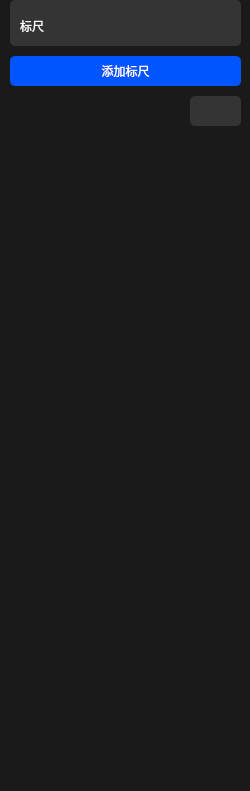
<?xml version="1.0" encoding="UTF-8"?>
<ui version="4.0">
 <class>project_edit_rulerClass</class>
 <widget class="QWidget" name="project_edit_rulerClass">
  <property name="geometry">
   <rect>
    <x>0</x>
    <y>0</y>
    <width>250</width>
    <height>791</height>
   </rect>
  </property>
  <property name="windowTitle">
   <string>project_edit_ruler</string>
  </property>
  <widget class="QLabel" name="label_bg">
   <property name="geometry">
    <rect>
     <x>0</x>
     <y>0</y>
     <width>250</width>
     <height>801</height>
    </rect>
   </property>
   <property name="styleSheet">
    <string notr="true">background-color: rgb(26, 26, 26);</string>
   </property>
   <property name="text">
    <string/>
   </property>
  </widget>
  <widget class="QPushButton" name="pushButton_add">
   <property name="geometry">
    <rect>
     <x>10</x>
     <y>56</y>
     <width>231</width>
     <height>30</height>
    </rect>
   </property>
   <property name="styleSheet">
    <string notr="true">color: rgb(255, 255, 255);
background-color: rgb(0, 85, 255);
border-radius:5px;</string>
   </property>
   <property name="text">
    <string>添加标尺</string>
   </property>
  </widget>
  <widget class="QPushButton" name="pushButton_group">
   <property name="geometry">
    <rect>
     <x>195</x>
     <y>20</y>
     <width>18</width>
     <height>18</height>
    </rect>
   </property>
   <property name="styleSheet">
    <string notr="true"/>
   </property>
   <property name="text">
    <string/>
   </property>
  </widget>
  <widget class="QListWidget" name="listWidget">
   <property name="geometry">
    <rect>
     <x>5</x>
     <y>90</y>
     <width>241</width>
     <height>691</height>
    </rect>
   </property>
   <property name="styleSheet">
    <string notr="true">background-color: rgb(26, 26, 26);
border:0px;</string>
   </property>
  </widget>
  <widget class="QPushButton" name="pushButton_ceng">
   <property name="geometry">
    <rect>
     <x>172</x>
     <y>20</y>
     <width>18</width>
     <height>18</height>
    </rect>
   </property>
   <property name="styleSheet">
    <string notr="true"/>
   </property>
   <property name="text">
    <string/>
   </property>
  </widget>
  <widget class="QPushButton" name="pushButton_style">
   <property name="geometry">
    <rect>
     <x>218</x>
     <y>102</y>
     <width>18</width>
     <height>18</height>
    </rect>
   </property>
   <property name="text">
    <string/>
   </property>
  </widget>
  <widget class="QLabel" name="label_hpCount">
   <property name="geometry">
    <rect>
     <x>70</x>
     <y>13</y>
     <width>51</width>
     <height>31</height>
    </rect>
   </property>
   <property name="styleSheet">
    <string notr="true">background-color: rgba(255, 255, 255,0);
color:rgb(140, 140, 140);
font: 10pt &quot;微软雅黑&quot;;</string>
   </property>
   <property name="text">
    <string>0</string>
   </property>
  </widget>
  <widget class="QPushButton" name="pushButton_filter">
   <property name="geometry">
    <rect>
     <x>195</x>
     <y>102</y>
     <width>18</width>
     <height>18</height>
    </rect>
   </property>
   <property name="text">
    <string/>
   </property>
  </widget>
  <widget class="QLabel" name="label">
   <property name="geometry">
    <rect>
     <x>190</x>
     <y>96</y>
     <width>51</width>
     <height>30</height>
    </rect>
   </property>
   <property name="styleSheet">
    <string notr="true">background-color: rgb(52, 52, 52);
border-radius:5px;</string>
   </property>
   <property name="text">
    <string/>
   </property>
  </widget>
  <widget class="QLabel" name="label_bg_2">
   <property name="geometry">
    <rect>
     <x>10</x>
     <y>0</y>
     <width>231</width>
     <height>46</height>
    </rect>
   </property>
   <property name="styleSheet">
    <string notr="true">background-color: rgb(52, 52, 52);
border-radius:5px;</string>
   </property>
   <property name="text">
    <string/>
   </property>
  </widget>
  <widget class="QLabel" name="label_ruler">
   <property name="geometry">
    <rect>
     <x>20</x>
     <y>10</y>
     <width>51</width>
     <height>31</height>
    </rect>
   </property>
   <property name="styleSheet">
    <string notr="true">background-color: rgba(255, 255, 255,0);
color: rgb(255, 255, 255);
font: 14pt &quot;微软雅黑&quot;;</string>
   </property>
   <property name="text">
    <string>标尺</string>
   </property>
  </widget>
 </widget>
 <layoutdefault spacing="6" margin="11"/>
 <resources/>
 <connections/>
</ui>
